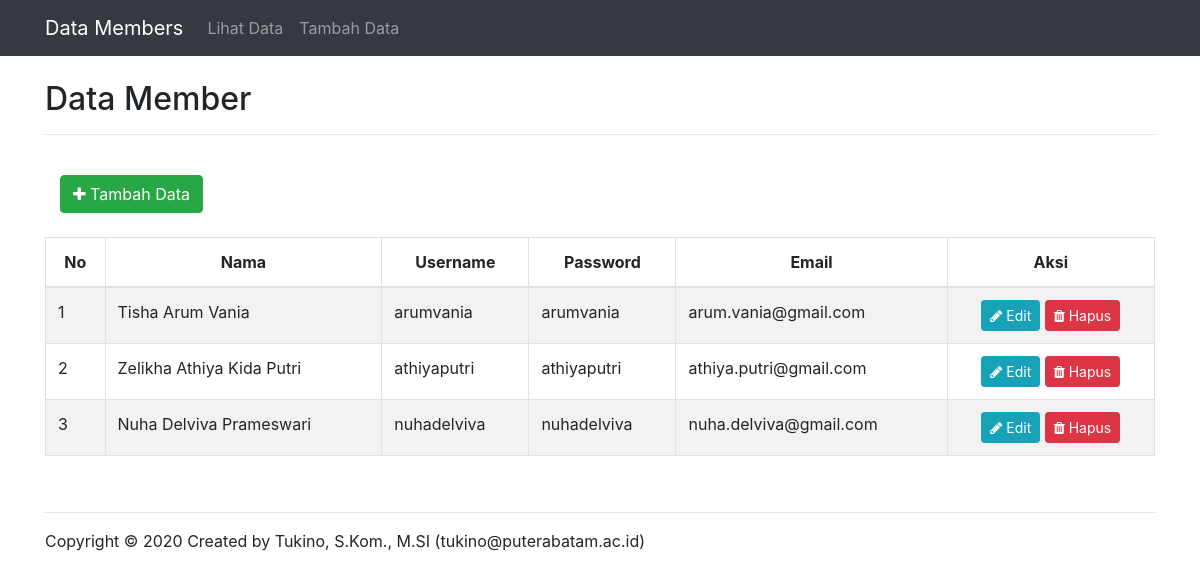
The page / on the database its author committed.
### tables this page shows
CREATE TABLE `members` (
  `id` int(11) NOT NULL,
  `nama` varchar(100) NOT NULL,
  `username` varchar(30) NOT NULL,
  `password` varchar(128) NOT NULL,
  `email` varchar(100) NOT NULL
);

### index.php (the view, shortened to what this page needs)
<!DOCTYPE html>
<html lang="en">
<head>
    <link rel="stylesheet" href="assets/css/bootstrap.min.css">
    <link rel="stylesheet" href="assets/font-awesome/css/font-awesome.min.css">
    <link rel="stylesheet" type="text/css" href="assets/css/bootstrap.css">
</head>
<body>
    <?php
        include 'header.php';
    ?>
    <div class="container">
        <br>
        <h2>Data Member</h2>
        <hr>
        <br>
        <div class="container">
            <div class="row justify-content-between">
                <div class="col-auto .mr-auto">
                    <a href="tambah.php" class="btn btn-success"><i class="fa fa-plus"></i> Tambah Data</a>
                </div>
            </div>
        </div>
        <br>
        <div class="table-responsive">
            <table class="table table-striped table-bordered table-hover" id="tb-mahasiswa">
                <thead>
                    <tr>
                        <td align=center><b>No</b></td>
                        <td align=center><b>Nama</b></td>
                        <td align=center><b>Username</b></td>
                        <td align=center><b>Password</b></td>
                        <td align=center><b>Email</b></td>
                        <td align=center><b>Aksi</b></td>
                    </tr>
                </thead>
                <tbody>
                    <?php
                        $no = 1;
                        $koneksiObj = new koneksi();
                        $koneksi    = $koneksiObj->getKoneksi();
                        $query = "select * from members order by nama";
                        $data  = $koneksi->query($query);
                        if($data->num_rows <= 0){
                            echo "<tr>";
                            echo "<td colspan='7' class='text-center'><i>Tidak ada data</i></td>";
                            echo "</tr>";
                        } else{
                            $sql = mysqli_query($koneksi, "SELECT * FROM members");
                            if(mysqli_num_rows($sql) == 0){
                                echo '<tr><td colspan="14">Data Tidak Ada.</td></tr>';
                            }else{
                                while($row = mysqli_fetch_assoc($sql)){
                                    echo "<tr>";
                                    echo "<td>".$no++."</td>";
                                    echo "<td class='center'>".$row['nama']."</td>";
                                    echo "<td class='center'>".$row['username']."</td>";
                                    echo "<td class='center'>".$row['password']."</td>";
                                    echo "<td class='center'>".$row['email']."</td>";
                                    echo '<td class="text-center"><a href="edit.php?id='.$row['id'].'" class="btn btn-info btn-sm"><i class="fa fa-pencil"></i> Edit</a>';
                                    echo '
                                    <a href="hapus.php?id='.$row['id'].'" class="btn btn-danger btn-sm delete-link"><i class="fa fa-trash"></i> Hapus</a></td>';
                                    echo "</tr>";
                                }
                            }
                        }
                    ?>
                </tbody>
            </table>
        </div>
    </div>
    <?php
        include 'footer.php';
    ?>
</body>
</html>

### header.php (shortened to what this page needs)
<nav class="navbar navbar-expand-lg navbar navbar-dark bg-dark">
  <div class="container">
    <a class="navbar-brand" href="index.php">Data Members</a>
      <div class="collapse navbar-collapse" id="navbarSupportedContent">
        <ul class="navbar-nav mr-auto">
          <li class="nav-item">
            <a class="nav-link" href="index.php">Lihat Data</a>
          </li>
          <li class="nav-item">
            <a class="nav-link" href="tambah.php">Tambah Data</a>
          </li>
        </ul>
      </div>
  </div>
</nav>

### footer.php
<div class="container">
	<br>
	<hr>
	Copyright &copy; 2020 Created by Tukino, S.Kom., M.SI (tukino@puterabatam.ac.id)
	<br>
	<br>
</div>

### rows shown on the page
members: nama "Tisha Arum Vania", username "arumvania", password "arumvania", email "arum.vania@gmail.com"
members: nama "Zelikha Athiya Kida Putri", username "athiyaputri", password "athiyaputri", email "athiya.putri@gmail.com"
members: nama "Nuha Delviva Prameswari", username "nuhadelviva", password "nuhadelviva", email "nuha.delviva@gmail.com"
